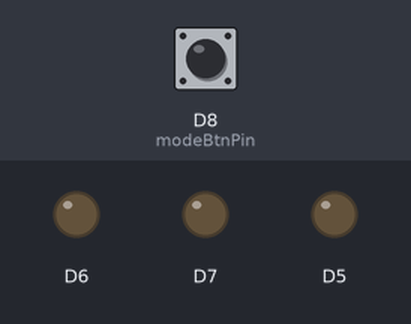
The sketch below on a simulated ESP8266 (NodeMCU). On the bench: output pins drawn as LEDs (lit = HIGH). The test bench sets the inputs (shaded band); at power-on: D8 (modeBtnPin) LOW. EEPROM starts erased.

Above: at 1.2 s.
1.3 s: D8 (modeBtnPin) pulled HIGH for 0.15 s
At 2.1 s:
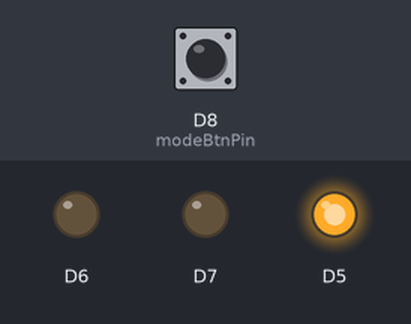
2.9 s: D8 (modeBtnPin) pulled HIGH for 1 s
At 3.3 s:
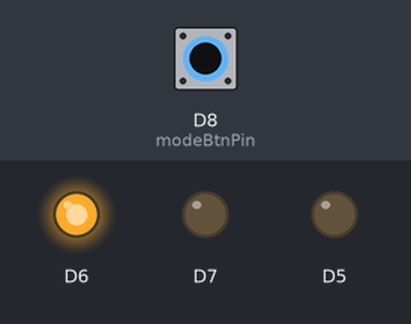
5.4 s: D8 (modeBtnPin) pulled HIGH for 0.15 s
At 6.4 s:
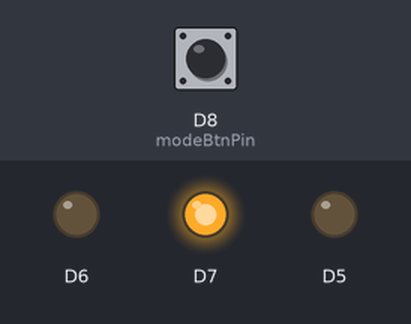
7.0 s: D8 (modeBtnPin) pulled HIGH for 3.2 s
At 7.7 s:
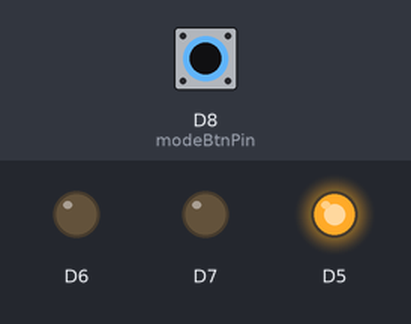
Timing chart, 0 to 10.0 s (numbered marks = the images above; inputs shaded):
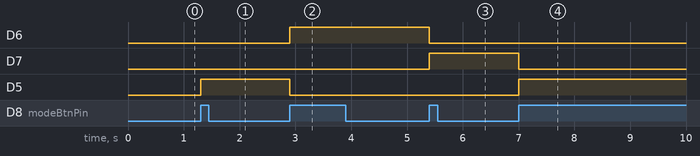

Measured:
- after the input at 1.3 s, D5: LOW → HIGH at once
- after the input at 2.9 s, D6: LOW → HIGH at once; D5: HIGH → LOW at once
- after the input at 5.4 s, D6: HIGH → LOW at once; D7: LOW → HIGH at once
- after the input at 7.0 s, D7: HIGH → LOW at once; D5: LOW → HIGH at once

The sketch:

gtimer_controller_old.ino
```cpp
#include "enums.h"
#include "settings.h"

#define ON HIGH
#define OFF LOW

void ICACHE_RAM_ATTR swichMode();   //Необходимо для добавления прерывания

const int modeBtnPin = D8;
Settings _settings;

int _currentMode;

void setup() {
  Serial.begin(115200);

  setPins();
  loadLastMode();

  setupInterrupts();
}

void loadLastMode(){
  _currentMode = _settings.lastMode();
  switchModeLED();
}

void setPins(){
  for(int i = Mode::Single; i < Mode::Finish + 1; i++){
    pinMode(ModeLED[i], OUTPUT);
    digitalWrite(ModeLED[i], OFF);
  }
  pinMode(modeBtnPin, INPUT);
}

void setupInterrupts()    // При появлении сигнала на modeBtnPin вызывается функци stopParking
{
  attachInterrupt(digitalPinToInterrupt(modeBtnPin), swichMode, RISING);
}

void swichMode() {
  if(_currentMode < Mode::Finish){
    _currentMode++;
  } else {
    _currentMode = Mode::Single;
  }

  switchModeLED();
  _settings.setLastMode(_currentMode);
}

void switchModeLED(){
  for(int i = Mode::Single; i < Mode::Finish + 1; i++){
    digitalWrite(ModeLED[i], OFF);
  }
  digitalWrite(ModeLED[_currentMode], ON);
}


void loop() {

}
```

enums.h
```cpp
#include <map>

// Режим в котором работает контролер
enum Mode {
  Single = 1,   // Одиночный
  Start,        // Стоит на страте
  Finish        //Стоит на финише
};

// LED подсветки текущего режима
std::map<int, int> ModeLED{
  {Single, D5},
  {Start, D6},
  {Finish, D7}
};
```

settings.h
```cpp
#include "EEPROM.h"

int modeAdress = 0;

class Settings{

  public:

  Settings() {};

    void setLastMode(int mode){
      EEPROM.begin(512);
      EEPROM.write(modeAdress, mode);
      EEPROM.commit();
      EEPROM.end();
    }

    int lastMode(){
      EEPROM.begin(512);
      int mode = EEPROM.read(modeAdress);
      EEPROM.end();
      return mode;
    }

};
```
